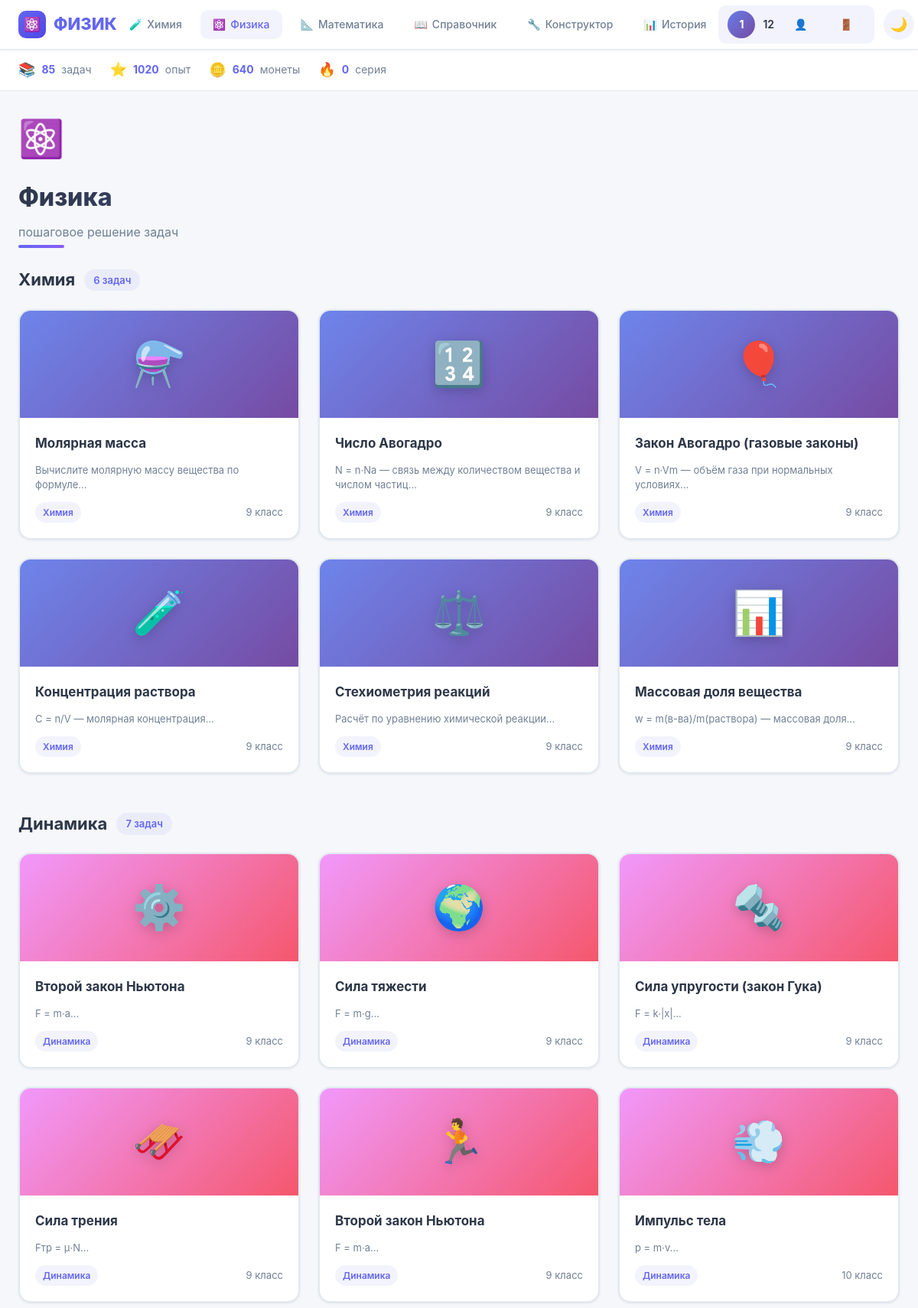
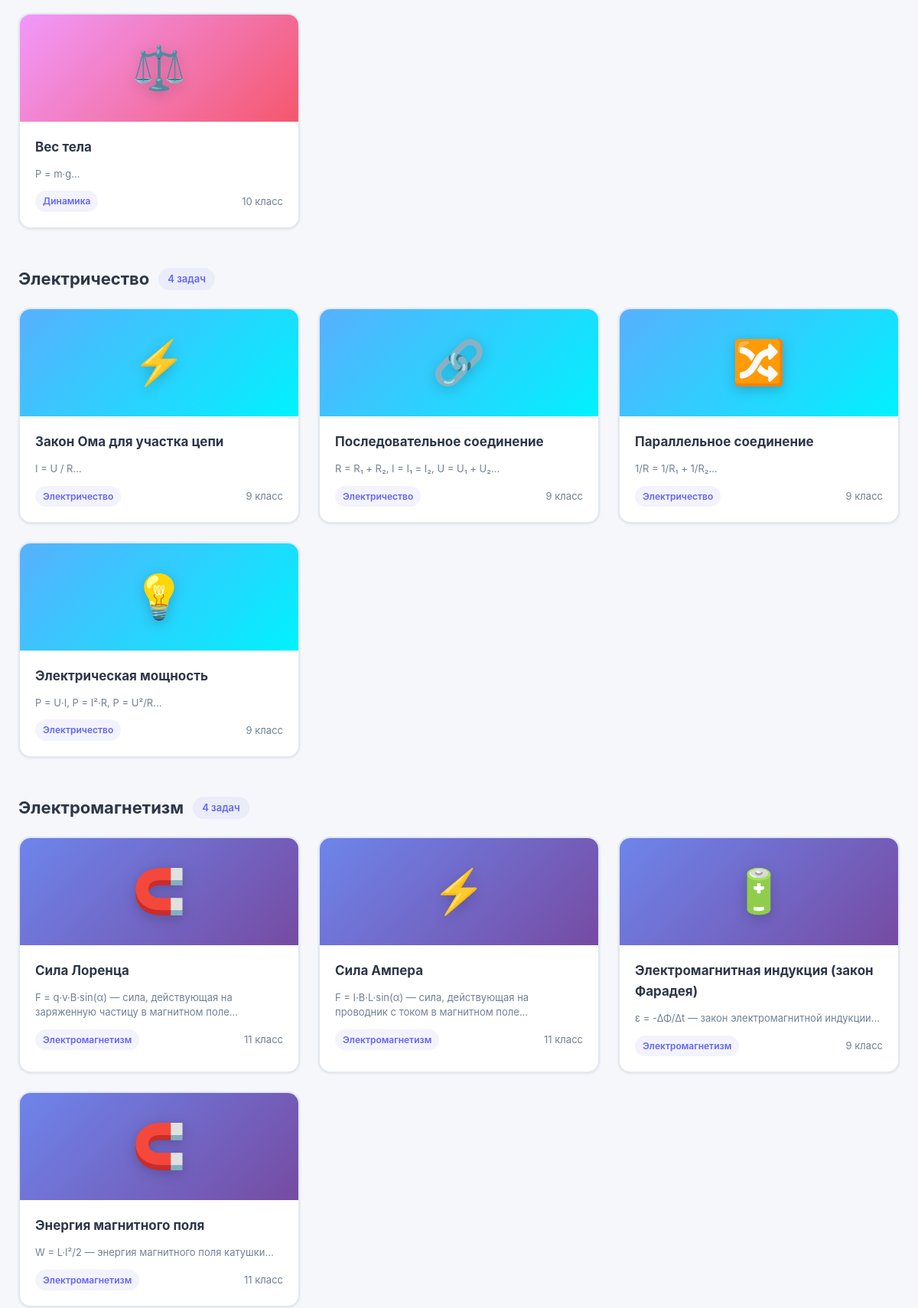
The page / (signed in, upper part) on the database its author committed (2 pictures, top to bottom).
### tables this page shows
CREATE TABLE users (
            id INTEGER PRIMARY KEY AUTOINCREMENT,
            username TEXT NOT NULL UNIQUE,
            email TEXT NOT NULL UNIQUE,
            password_hash TEXT NOT NULL,
            avatar TEXT DEFAULT 'default',
            created_at TEXT NOT NULL,
            xp INTEGER DEFAULT 0,
            coins INTEGER DEFAULT 0,
            streak INTEGER DEFAULT 0
        );

### app.py (the view)
@app.route('/')
def index():
    user = get_current_user()
    records = get_history(user['id']) if user else []
    math_categories = {'Алгебра', 'Геометрия', 'Тригонометрия', 'Анализ', 'Векторы', 'Теория вероятностей'}
    groups = group_by_category()
    physics_groups = {k: v for k, v in groups.items() if k not in math_categories}
    return render_template('index.html',
                           user=user,
                           groups=physics_groups,
                           total=len(TASKS),
                           records=records)

### app.py (called while the page is built)
def get_current_user():
    if 'user_id' in session:
        return get_user_by_id(session['user_id'])
    return None

### loader.py (called while the page is built)
def group_by_category() -> dict:
    groups = {}
    for tid, t in TASKS.items():
        cat = t.get("category", "Прочее")
        t_copy = dict(t)
        t_copy["color"] = CATEGORY_COLORS.get(cat, "linear-gradient(135deg, #667eea 0%, #764ba2 100%)")
        groups.setdefault(cat, []).append((tid, t_copy))
    return groups

### models.py (called while the page is built)
def _get_connection():
    conn = sqlite3.connect(DB_PATH)
    conn.execute("PRAGMA foreign_keys = ON")
    return conn

def get_user_by_id(user_id):
    with _get_connection() as conn:
        conn.row_factory = sqlite3.Row
        user = conn.execute("SELECT * FROM users WHERE id = ?", (user_id,)).fetchone()
        if not user:
            return None
        return {
            'id': user['id'],
            'username': user['username'],
            'email': user['email'],
            'avatar': user['avatar'],
            'xp': user['xp'],
            'coins': user['coins'],
            'streak': user['streak'],
            'created_at': user['created_at']
        }

def get_history(user_id, limit=50):
    with _get_connection() as conn:
        conn.row_factory = sqlite3.Row
        rows = conn.execute(
            "SELECT * FROM history WHERE user_id = ? ORDER BY id DESC LIMIT ?",
            (user_id, limit)
        ).fetchall()
    return [dict(r) for r in rows]

### templates/index.html (shortened to what this page needs)
{% extends 'base.html' %}
{% block content %}
<div class="page-header">
    <div class="task-icon">⚛️</div>
    <h1>Физика</h1>
    <p class="subtitle">пошаговое решение задач</p>
</div>
{% for category, items in groups.items() %}
<section class="category-section" data-category="{{ category }}">
    <div class="category-header">
        <h2>{{ category }}</h2>
        <span class="category-count">{{ items|length }} задач</span>
    </div>
    <div class="cards-grid">
        {% for tid, t in items %}
        <a href="{{ url_for('task', task_id=tid) }}" class="lesson-card">
            <div class="card-cover" style="background: {{ t.color|default('linear-gradient(135deg, #667eea 0%, #764ba2 100%)') }};">
                <span class="card-emoji">{{ t.icon }}</span>
            </div>
            <div class="card-body">
                <h3>{{ t.name }}</h3>
                <p style="font-size: 13px; color: var(--text-secondary); margin-bottom: 12px; line-height: 1.5;">{{ t.condition[:80] }}...</p>
                <div class="card-meta">
                    <span class="card-tag">{{ t.category }}</span>
                    <span class="card-unknowns">{{ t.difficulty }} класс</span>
                </div>
            </div>
        </a>
        {% endfor %}
    </div>
</section>
{% endfor %}
{% endblock %}

### templates/base.html (shortened to what this page needs)
<!doctype html>
<html lang="ru">
<head>
    <link rel="stylesheet" href="{{ url_for('static', filename='style.css') }}?v=13">
</head>
<body>
<header class="topbar">
    <div class="topbar-inner">
        <a href="{{ url_for('index') }}" class="logo">
            <span class="logo-icon">⚛️</span>
            <span class="logo-text">ФИЗИК</span>
        </a>
        <nav class="topnav">
            <a href="{{ url_for('chemistry') }}" class="topnav-item {% if request.endpoint == 'chemistry' %}active{% endif %}">
                <span class="topnav-icon">🧪</span>
                <span>Химия</span>
            </a>
            <a href="{{ url_for('index') }}" class="topnav-item {% if request.endpoint == 'index' %}active{% endif %}">
                <span class="topnav-icon">⚛️</span>
                <span>Физика</span>
            </a>
            <a href="{{ url_for('math') }}" class="topnav-item {% if request.endpoint == 'math' %}active{% endif %}">
                <span class="topnav-icon">📐</span>
                <span>Математика</span>
            </a>
            <a href="{{ url_for('reference') }}" class="topnav-item {% if request.endpoint == 'reference' %}active{% endif %}">
                <span class="topnav-icon">📖</span>
                <span>Справочник</span>
            </a>
            <a href="{{ url_for('builder') }}" class="topnav-item {% if request.endpoint == 'builder' %}active{% endif %}">
                <span class="topnav-icon">🔧</span>
                <span>Конструктор</span>
            </a>
            <a href="{{ url_for('history') }}" class="topnav-item {% if request.endpoint == 'history' %}active{% endif %}">
                <span class="topnav-icon">📊</span>
                <span>История</span>
            </a>
        </nav>
        <div class="topbar-right">
            {% if user %}
            <div class="user-badge">
                <div class="user-avatar">{{ user.username[0]|upper }}</div>
                <span class="user-name">{{ user.username }}</span>
                <a href="{{ url_for('profile') }}" class="topnav-item" title="Профиль">👤</a>
                <a href="{{ url_for('logout') }}" class="topnav-item" title="Выйти">🚪</a>
            </div>
            {% else %}
            <a href="{{ url_for('login') }}" class="btn" style="padding: 8px 16px; font-size: 13px;">Войти</a>
            {% endif %}
            <button id="theme-toggle" class="theme-btn" title="Сменить тему">🌙</button>
        </div>
    </div>
</header>
<div class="stats-bar">
    <div class="stats-inner">
        <div class="stat-item">
            <span class="stat-icon">📚</span>
            <span class="stat-value">{{ total }}</span>
            <span class="stat-label">задач</span>
        </div>
        {% if user %}
        <div class="stat-item">
            <span class="stat-icon">⭐</span>
            <span class="stat-value">{{ user.xp or 0 }}</span>
            <span class="stat-label">опыт</span>
        </div>
        <div class="stat-item">
            <span class="stat-icon">🪙</span>
            <span class="stat-value">{{ user.coins or 0 }}</span>
            <span class="stat-label">монеты</span>
        </div>
        <div class="stat-item">
            <span class="stat-icon">🔥</span>
            <span class="stat-value">{{ user.streak or 0 }}</span>
            <span class="stat-label">серия</span>
        </div>
        {% else %}
        <div class="stat-item">
            <span class="stat-icon">🏆</span>
            <span class="stat-value">{{ records|length if records else 0 }}</span>
            <span class="stat-label">решено</span>
        </div>
        {% endif %}
    </div>
</div>
<main>
    {% block content %}{% endblock %}
</main>
</body>
</html>

### rows shown on the page
users: username "1", username "12", xp "1020", coins "640", streak "0"

### other values the page prints
{{ total }} "85"
{{ category }} "Химия" "Динамика" "Электричество" "Электромагнетизм"
{{ items|length }} "6" "7" "4" "4"
{{ t.icon }} "⚗️" "🔢" "🎈" "🧪" "⚖️" "📊" "⚙️" "🌍" "🔩" "🛷" "🏃" "💨" "⚖️" "⚡" "🔗" "🔀" "💡" "🧲" "⚡" "🔋" "🧲"
{{ t.name }} "Молярная масса" "Число Авогадро" "Закон Авогадро (газовые законы)" "Концентрация раствора" "Стехиометрия реакций" "Массовая доля вещества" "Второй закон Ньютона" "Сила тяжести" "Сила упругости (закон Гука)" "Сила трения" "Второй закон Ньютона" "Импульс тела" "Вес тела" "Закон Ома для участка цепи" "Последовательное соединение" "Параллельное соединение" "Электрическая мощность" "Сила Лоренца" "Сила Ампера" "Электромагнитная индукция (закон Фарадея)" "Энергия магнитного поля"
{{ t.condition[:80] }} "Вычислите молярную массу вещества по формуле" "N = n·Na — связь между количеством вещества и числом частиц" "V = n·Vm — объём газа при нормальных условиях" "C = n/V — молярная концентрация" "Расчёт по уравнению химической реакции" "w = m(в-ва)/m(раствора) — массовая доля" "F = m·a" "F = m·g" "F = k·|x|" "Fтр = μ·N" "F = m·a" "p = m·v" "P = m·g" "I = U / R" "R = R₁ + R₂, I = I₁ = I₂, U = U₁ + U₂" "1/R = 1/R₁ + 1/R₂" "P = U·I, P = I²·R, P = U²/R" "F = q·v·B·sin(α) — сила, действующая на заряженную частицу в магнитном поле" "F = I·B·L·sin(α) — сила, действующая на проводник с током в магнитном поле" "ε = -ΔΦ/Δt — закон электромагнитной индукции" "W = L·I²/2 — энергия магнитного поля катушки"
{{ t.category }} "Химия" "Химия" "Химия" "Химия" "Химия" "Химия" "Динамика" "Динамика" "Динамика" "Динамика" "Динамика" "Динамика" "Динамика" "Электричество" "Электричество" "Электричество" "Электричество" "Электромагнетизм" "Электромагнетизм" "Электромагнетизм" "Электромагнетизм"
{{ t.difficulty }} "9" "9" "9" "9" "9" "9" "9" "9" "9" "9" "9" "10" "10" "9" "9" "9" "9" "11" "11" "9" "11"
